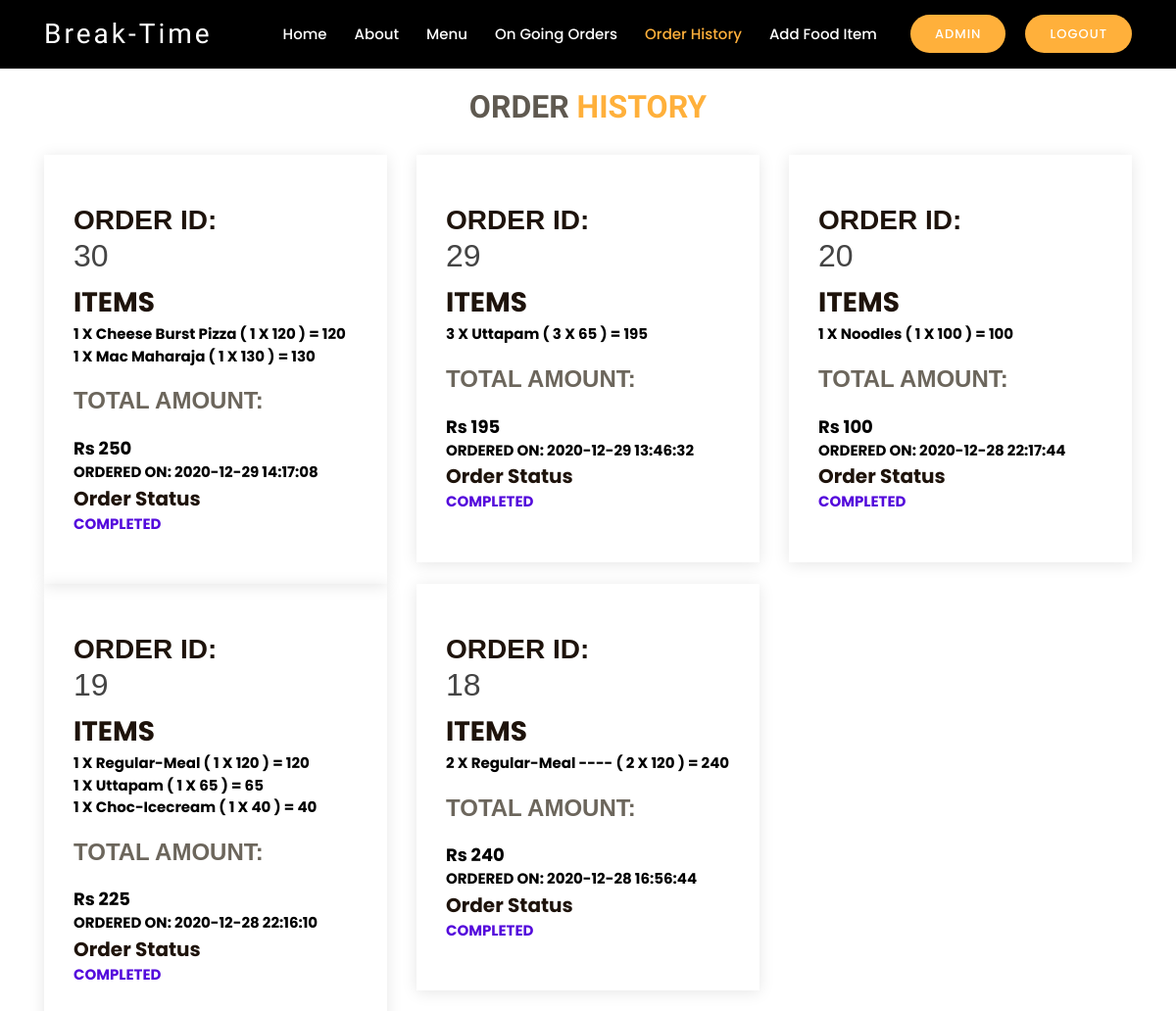
The page /order_history.php (signed in) on the database its author committed.
### tables this page shows
CREATE TABLE `order_history` (
  `order_id` int(11) NOT NULL,
  `username` varchar(20) NOT NULL,
  `order_detail` varchar(1000) NOT NULL,
  `date` datetime NOT NULL DEFAULT current_timestamp(),
  `total_price` int(11) NOT NULL,
  `status` varchar(30) NOT NULL DEFAULT 'PENDING'
);

### order_history.php (the view, shortened to what this page needs)
<?php
$xyz="Login/Register";
if(isset($_SESSION['uname']))
{   $xyz=($_SESSION['uname']);
}
else{
	echo "<script> location.href='login.php'</script>";
}
$db = new DbConnect();
$con = $db->connect();
?>
<!DOCTYPE html>
<html lang="en">
<head>
  <link href="assets/vendor/bootstrap/css/bootstrap.min.css" rel="stylesheet">
  <link href="assets/vendor/icofont/icofont.min.css" rel="stylesheet">
  <link href="assets/vendor/boxicons/css/boxicons.min.css" rel="stylesheet">
  <link href="assets/vendor/animate.css/animate.min.css" rel="stylesheet">
  <link href="assets/vendor/venobox/venobox.css" rel="stylesheet">
  <link href="assets/vendor/owl.carousel/assets/owl.carousel.min.css" rel="stylesheet">
  <link href="assets/css/style.css" rel="stylesheet">
</head>
<body>
  <header style="background: black;" id="header" class="fixed-top d-flex align-items-center header-transparent">
    <div class="container d-flex align-items-center">
      <div class="logo mr-auto">
        <h1 class="text-light"><a href="index.php"><span>Break-Time</span></a></h1>
      </div>
      <nav class="nav-menu d-none d-lg-block">
        <ul>
          <li ><a href="index.php">Home</a></li>
          <li><a href="#about">About</a></li>
          <li><a href="menu.php">Menu</a></li>
          <?php
            if($xyz=="admin"){
              echo "
            <li><a href=\"onGoingOrder.php\">On Going Orders</a></li>
            <li class=\"active\"><a href=\"order_history.php\">Order History</a></li>
            <li><a href=\"addFoodItem.php\">Add Food Item</a></li>
          ";
            }
            else{
              echo " <li><a href=\"order.php\">Order Food</a></li>
              <li class=\"active\"><a href=\"order_history.php\">Order History</a></li>
             ";
            }
          ?>
          <li class="book-a-table text-center"><a href="login.php"><?php echo $xyz?></a></li>
          <?php
          if(isset($_SESSION['uname']))
          {
             echo "<li class=\"book-a-table text-center\"><a href=\"index.php?logout=true\">Logout</a></li>";
          }
          ?>
        </ul>
      </nav>
    </div>
  </header>
  <section style="margin-top:15px;" id="why-us\" class="why-us">
      <div class="container">
        <div class="section-title">
          <h2 style="font-family: Yellowtail script=latin rev=2;">ORDER <span>HISTORY</span></h2>
           </div>
        <div class="row">
                <?php
                $uname=$_SESSION['uname'];
                if($xyz=="admin"){
                  $sql="SELECT * FROM `order_history`WHERE `status`='COMPLETED' ORDER BY `order_id` DESC; ";
                }
                else{
                $sql="SELECT * FROM `order_history` WHERE `username`='$uname' ORDER BY `order_id` DESC;";
                }
                $result= mysqli_query($con,$sql);
              while($row=mysqli_fetch_assoc($result)){
                  template($row['order_id'],$row['total_price'],$row['order_detail'],$row['date'],$row['status']);
              }
              function template($order_id,$total_amt,$ing,$date,$status){
                echo "
                <div class=\"col-lg-4 mt-4 mt-lg-0\">
                    <div class=\"box\">
                      <h2 style=\"font-family: Verdana, Geneva, Tahoma, sans-serif;\"><span>ORDER ID:</span> $order_id</h2>
                      <span>ITEMS</span>
                      <strong><p style=\"color:#000;\"> $ing</p></strong>
                      <h4 style=\"font-family: Verdana, Geneva, Tahoma, sans-serif;\">TOTAL AMOUNT:  </h4>
                      <span style=\"font-size: large; color:#000;\">Rs $total_amt</span>
                      <strong><p style=\"color:#000;\">ORDERED ON: $date</p></strong>
                      <span style=\"font-size:20px;\">Order Status </span>
                      <span style=\"color:#540ADC; font-size:15px;\">$status</span>
                    </div>
                </div>
              ";
      }
      ?>
      </div>
</div>
</section>
<br> <br> <br> <br> <br> <br> <br> <br> <br> <br> <br> <br> <br> <br> <br> <br> <br>
<br>
</body>
</html>

### assets/css/style.css (style rules this page uses)
body { font-family: "Poppins", sans-serif; color: #444444; }
a { color: #ffb03b; }
h1, h2, h3, h4, h5, h6 { font-family: "Satisfy", sans-serif; }
#header { height: 70px; z-index: 997; transition: all 0.5s; padding: 10px 0; background: rgba(26, 24, 22, 0.85); }
#header.header-transparent { background: transparent; }
#header .logo h1 { font-size: 28px; margin: 0; line-height: 1; font-weight: 400; letter-spacing: 3px; }
#header .logo h1 a, #header .logo h1 a:hover { color: #fff; text-decoration: none; }
.nav-menu, .nav-menu * { margin: 0; padding: 0; list-style: none; }
.nav-menu > ul > li { position: relative; white-space: nowrap; float: left; }
.nav-menu a { display: block; position: relative; color: white; padding: 9px 14px; transition: 0.3s; font-size: 15px; font-weight: 500; font-family: "Poppins", sans-serif; }
.nav-menu a:hover, .nav-menu .active > a, .nav-menu li:hover > a { color: #ffb03b; text-decoration: none; }
.nav-menu .book-a-table a { background: #ffb03b; color: #fff; border-radius: 50px; margin: 0 0 0 20px; padding: 10px 25px; text-transform: uppercase; font-size: 13px; font-weight: 500; letter-spacing: 1px; transition: 0.3s; }
.mobile-nav { position: fixed; top: 55px; right: 15px; bottom: 15px; left: 15px; z-index: 9999; overflow-y: auto; background: #fff; transition: ease-in-out 0.2s; opacity: 0; visibility: hidden; border-radius: 10px; padding: 10px 0; }
.mobile-nav * { margin: 0; padding: 0; list-style: none; }
.mobile-nav a { display: block; position: relative; color: #433f39; padding: 10px 20px; font-weight: 500; outline: none; }
.mobile-nav a:hover, .mobile-nav .active > a, .mobile-nav li:hover > a { color: #ffb03b; text-decoration: none; }
.mobile-nav .book-a-table a { background: #ffb03b; color: #fff; border-radius: 50px; margin: 0 0 0 20px; padding: 10px 25px; text-transform: uppercase; font-size: 13px; font-weight: 500; letter-spacing: 1px; transition: 0.3s; display: inline-block; }
section { padding: 60px 0; }
.section-title { text-align: center; padding-bottom: 30px; }
.section-title h2 { margin: 15px 0 0 0; font-size: 32px; font-weight: 700; color: #5f5950; }
.section-title h2 span { color: #ffb03b; }
.why-us .box { padding: 50px 30px; box-shadow: 0px 2px 15px rgba(0, 0, 0, 0.1); transition: all ease-in-out 0.3s; }
.why-us .box span { display: block; font-size: 28px; font-weight: 700; color: #1E130B; }
.why-us .box h4 { font-size: 24px; font-weight: 600; padding: 0; margin: 20px 0; color: #6c665c; }
.why-us .box p { color: #aaaaaa; font-size: 15px; margin: 0; padding: 0; }

### rows shown on the page
order_history: order_id "30", order_detail "1 X Cheese Burst Pizza ( 1 X 120 ) = 120 1 X Mac Maharaja ( 1 X 130 ) = 130", total_price "250", date "2020-12-29 14:17:08", status "COMPLETED"
order_history: order_id "29", order_detail "3 X Uttapam ( 3 X 65 ) = 195", total_price "195", date "2020-12-29 13:46:32", status "COMPLETED"
order_history: order_id "20", order_detail "1 X Noodles ( 1 X 100 ) = 100", total_price "100", date "2020-12-28 22:17:44", status "COMPLETED"
order_history: order_id "19", order_detail "1 X Regular-Meal ( 1 X 120 ) = 120 1 X Uttapam ( 1 X 65 ) = 65 1 X Choc-Icecream ( 1 X 40 ) = 40", total_price "225", date "2020-12-28 22:16:10", status "COMPLETED"
order_history: order_id "18", order_detail "2 X Regular-Meal ---- ( 2 X 120 ) = 240", total_price "240", date "2020-12-28 16:56:44", status "COMPLETED"

### other values the page prints
$xyz "ADMIN"
